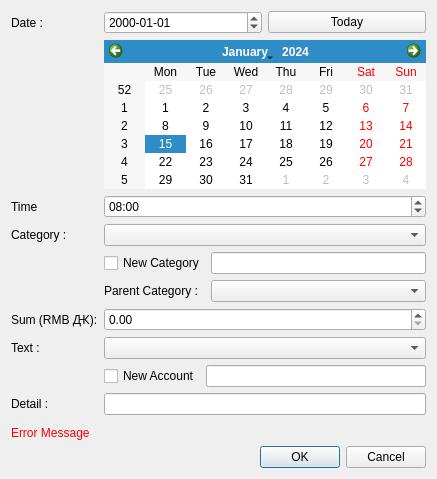
<?xml version="1.0" encoding="UTF-8"?>
<ui version="4.0">
 <class>ABTransactionDetailDialog</class>
 <widget class="QDialog" name="ABTransactionDetailDialog">
  <property name="geometry">
   <rect>
    <x>0</x>
    <y>0</y>
    <width>437</width>
    <height>479</height>
   </rect>
  </property>
  <property name="windowTitle">
   <string>Dialog</string>
  </property>
  <layout class="QGridLayout" name="gridLayout_2">
   <item row="0" column="0">
    <widget class="QLabel" name="label">
     <property name="text">
      <string>Date :</string>
     </property>
    </widget>
   </item>
   <item row="0" column="1">
    <layout class="QHBoxLayout" name="horizontalLayout">
     <item>
      <widget class="QDateEdit" name="dateEdit">
       <property name="displayFormat">
        <string>yyyy-MM-dd</string>
       </property>
      </widget>
     </item>
     <item>
      <widget class="QPushButton" name="pushButton">
       <property name="text">
        <string>Today</string>
       </property>
      </widget>
     </item>
    </layout>
   </item>
   <item row="1" column="1">
    <widget class="QCalendarWidget" name="calendarWidget"/>
   </item>
   <item row="2" column="0">
    <widget class="QLabel" name="label_2">
     <property name="text">
      <string>Time</string>
     </property>
    </widget>
   </item>
   <item row="2" column="1">
    <widget class="QTimeEdit" name="timeEdit">
     <property name="time">
      <time>
       <hour>8</hour>
       <minute>0</minute>
       <second>0</second>
      </time>
     </property>
     <property name="displayFormat">
      <string>hh:mm</string>
     </property>
    </widget>
   </item>
   <item row="3" column="0">
    <widget class="QLabel" name="label_3">
     <property name="text">
      <string>Category :</string>
     </property>
    </widget>
   </item>
   <item row="3" column="1">
    <widget class="QComboBox" name="comboBox">
     <property name="sizePolicy">
      <sizepolicy hsizetype="Expanding" vsizetype="Fixed">
       <horstretch>0</horstretch>
       <verstretch>0</verstretch>
      </sizepolicy>
     </property>
    </widget>
   </item>
   <item row="4" column="1">
    <layout class="QGridLayout" name="gridLayout">
     <item row="0" column="0">
      <widget class="QCheckBox" name="checkNewCategory">
       <property name="text">
        <string>New Category</string>
       </property>
      </widget>
     </item>
     <item row="0" column="1">
      <widget class="QLineEdit" name="lineEditNewCategory"/>
     </item>
     <item row="1" column="0">
      <widget class="QLabel" name="label_7">
       <property name="text">
        <string>Parent Category :</string>
       </property>
      </widget>
     </item>
     <item row="1" column="1">
      <widget class="QComboBox" name="comboBoxParentCategory"/>
     </item>
    </layout>
   </item>
   <item row="5" column="0">
    <widget class="QLabel" name="label_4">
     <property name="text">
      <string>Sum (RMB Ԫ):</string>
     </property>
    </widget>
   </item>
   <item row="5" column="1">
    <widget class="QDoubleSpinBox" name="doubleSpinBox">
     <property name="maximum">
      <double>999999.989999999990687</double>
     </property>
    </widget>
   </item>
   <item row="6" column="0">
    <widget class="QLabel" name="label_5">
     <property name="text">
      <string>Text :</string>
     </property>
    </widget>
   </item>
   <item row="6" column="1">
    <widget class="QComboBox" name="comboBox_2"/>
   </item>
   <item row="7" column="1">
    <layout class="QHBoxLayout" name="horizontalLayout_3">
     <item>
      <widget class="QCheckBox" name="checkBoxNewAccount">
       <property name="text">
        <string>New Account</string>
       </property>
      </widget>
     </item>
     <item>
      <widget class="QLineEdit" name="lineEditNewAccount"/>
     </item>
    </layout>
   </item>
   <item row="8" column="0">
    <widget class="QLabel" name="label_6">
     <property name="text">
      <string>Detail :</string>
     </property>
    </widget>
   </item>
   <item row="8" column="1">
    <widget class="QLineEdit" name="lineEdit"/>
   </item>
   <item row="11" column="1">
    <widget class="QDialogButtonBox" name="buttonBox">
     <property name="orientation">
      <enum>Qt::Horizontal</enum>
     </property>
     <property name="standardButtons">
      <set>QDialogButtonBox::Cancel|QDialogButtonBox::Ok</set>
     </property>
    </widget>
   </item>
   <item row="10" column="0" colspan="2">
    <widget class="QLabel" name="labelErrorMessage">
     <property name="palette">
      <palette>
       <active>
        <colorrole role="WindowText">
         <brush brushstyle="SolidPattern">
          <color alpha="255">
           <red>255</red>
           <green>0</green>
           <blue>0</blue>
          </color>
         </brush>
        </colorrole>
       </active>
       <inactive>
        <colorrole role="WindowText">
         <brush brushstyle="SolidPattern">
          <color alpha="255">
           <red>255</red>
           <green>0</green>
           <blue>0</blue>
          </color>
         </brush>
        </colorrole>
       </inactive>
       <disabled>
        <colorrole role="WindowText">
         <brush brushstyle="SolidPattern">
          <color alpha="255">
           <red>119</red>
           <green>119</green>
           <blue>119</blue>
          </color>
         </brush>
        </colorrole>
       </disabled>
      </palette>
     </property>
     <property name="text">
      <string>Error Message</string>
     </property>
    </widget>
   </item>
   <item row="9" column="0" colspan="2">
    <spacer name="verticalSpacer">
     <property name="orientation">
      <enum>Qt::Vertical</enum>
     </property>
     <property name="sizeHint" stdset="0">
      <size>
       <width>20</width>
       <height>40</height>
      </size>
     </property>
    </spacer>
   </item>
  </layout>
 </widget>
 <tabstops>
  <tabstop>calendarWidget</tabstop>
  <tabstop>dateEdit</tabstop>
  <tabstop>pushButton</tabstop>
  <tabstop>timeEdit</tabstop>
  <tabstop>comboBox</tabstop>
  <tabstop>doubleSpinBox</tabstop>
  <tabstop>comboBox_2</tabstop>
  <tabstop>lineEdit</tabstop>
  <tabstop>buttonBox</tabstop>
 </tabstops>
 <resources/>
 <connections>
  <connection>
   <sender>buttonBox</sender>
   <signal>accepted()</signal>
   <receiver>ABTransactionDetailDialog</receiver>
   <slot>accept()</slot>
   <hints>
    <hint type="sourcelabel">
     <x>460</x>
     <y>493</y>
    </hint>
    <hint type="destinationlabel">
     <x>157</x>
     <y>274</y>
    </hint>
   </hints>
  </connection>
  <connection>
   <sender>buttonBox</sender>
   <signal>rejected()</signal>
   <receiver>ABTransactionDetailDialog</receiver>
   <slot>reject()</slot>
   <hints>
    <hint type="sourcelabel">
     <x>460</x>
     <y>493</y>
    </hint>
    <hint type="destinationlabel">
     <x>286</x>
     <y>274</y>
    </hint>
   </hints>
  </connection>
  <connection>
   <sender>dateEdit</sender>
   <signal>dateChanged(QDate)</signal>
   <receiver>calendarWidget</receiver>
   <slot>setSelectedDate(QDate)</slot>
   <hints>
    <hint type="sourcelabel">
     <x>193</x>
     <y>26</y>
    </hint>
    <hint type="destinationlabel">
     <x>192</x>
     <y>46</y>
    </hint>
   </hints>
  </connection>
  <connection>
   <sender>calendarWidget</sender>
   <signal>clicked(QDate)</signal>
   <receiver>dateEdit</receiver>
   <slot>setDate(QDate)</slot>
   <hints>
    <hint type="sourcelabel">
     <x>225</x>
     <y>92</y>
    </hint>
    <hint type="destinationlabel">
     <x>213</x>
     <y>33</y>
    </hint>
   </hints>
  </connection>
  <connection>
   <sender>checkBoxNewAccount</sender>
   <signal>toggled(bool)</signal>
   <receiver>lineEditNewAccount</receiver>
   <slot>setVisible(bool)</slot>
   <hints>
    <hint type="sourcelabel">
     <x>218</x>
     <y>421</y>
    </hint>
    <hint type="destinationlabel">
     <x>460</x>
     <y>422</y>
    </hint>
   </hints>
  </connection>
  <connection>
   <sender>checkBoxNewAccount</sender>
   <signal>toggled(bool)</signal>
   <receiver>comboBox_2</receiver>
   <slot>setDisabled(bool)</slot>
   <hints>
    <hint type="sourcelabel">
     <x>205</x>
     <y>421</y>
    </hint>
    <hint type="destinationlabel">
     <x>213</x>
     <y>390</y>
    </hint>
   </hints>
  </connection>
  <connection>
   <sender>checkNewCategory</sender>
   <signal>toggled(bool)</signal>
   <receiver>comboBoxParentCategory</receiver>
   <slot>setVisible(bool)</slot>
   <hints>
    <hint type="sourcelabel">
     <x>185</x>
     <y>291</y>
    </hint>
    <hint type="destinationlabel">
     <x>252</x>
     <y>320</y>
    </hint>
   </hints>
  </connection>
  <connection>
   <sender>checkNewCategory</sender>
   <signal>toggled(bool)</signal>
   <receiver>label_7</receiver>
   <slot>setVisible(bool)</slot>
   <hints>
    <hint type="sourcelabel">
     <x>136</x>
     <y>297</y>
    </hint>
    <hint type="destinationlabel">
     <x>138</x>
     <y>313</y>
    </hint>
   </hints>
  </connection>
  <connection>
   <sender>checkNewCategory</sender>
   <signal>toggled(bool)</signal>
   <receiver>lineEditNewCategory</receiver>
   <slot>setVisible(bool)</slot>
   <hints>
    <hint type="sourcelabel">
     <x>201</x>
     <y>290</y>
    </hint>
    <hint type="destinationlabel">
     <x>248</x>
     <y>290</y>
    </hint>
   </hints>
  </connection>
  <connection>
   <sender>checkNewCategory</sender>
   <signal>toggled(bool)</signal>
   <receiver>comboBox</receiver>
   <slot>setDisabled(bool)</slot>
   <hints>
    <hint type="sourcelabel">
     <x>123</x>
     <y>290</y>
    </hint>
    <hint type="destinationlabel">
     <x>119</x>
     <y>269</y>
    </hint>
   </hints>
  </connection>
 </connections>
</ui>
